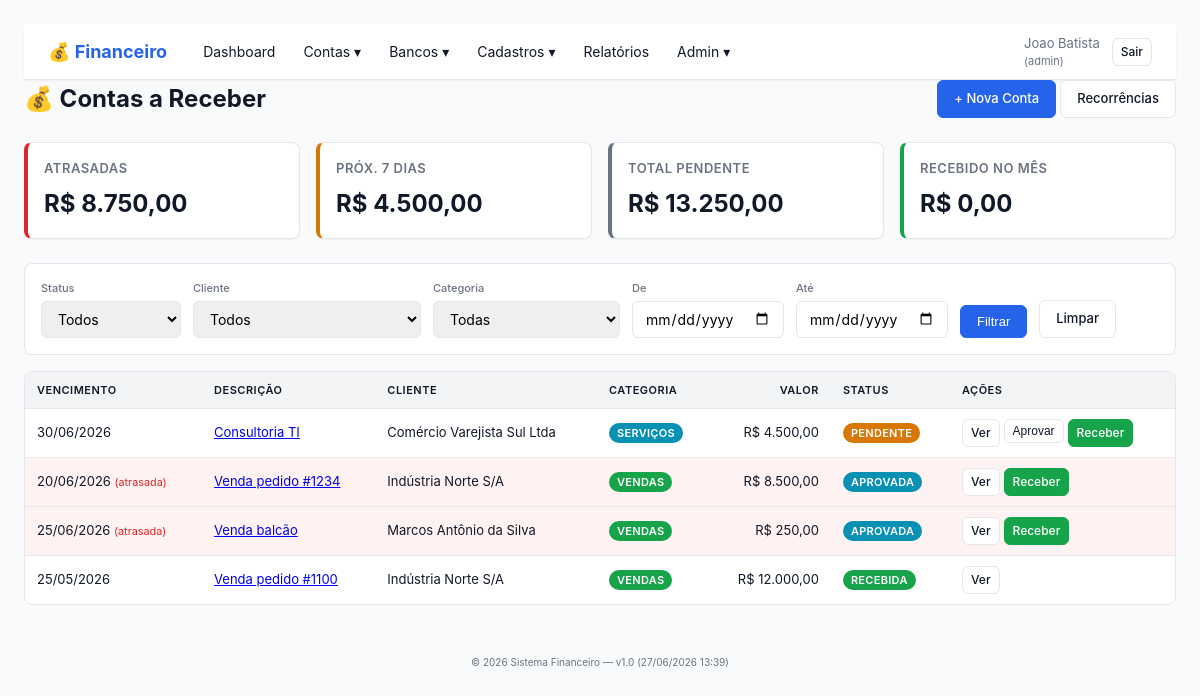
/contas_receber.php (signed in), run on the app's committed database.
### tables this page shows
CREATE TABLE contas_receber (
    id INT(11) NOT NULL AUTO_INCREMENT,
    empresa_id INT(11) NOT NULL,
    cliente_id INT(11) NOT NULL,
    categoria_id INT(11) NOT NULL,
    descricao VARCHAR(255) NOT NULL,
    numero_documento VARCHAR(100),
    valor DECIMAL(15,2) NOT NULL,
    data_emissao DATE NOT NULL,
    data_vencimento DATE NOT NULL,
    data_recebimento DATE NULL,
    valor_recebido DECIMAL(15,2) NULL,
    forma_recebimento ENUM('boleto','pix','transferencia','dinheiro','cartao','cheque','deposito','outros') DEFAULT 'boleto',
    conta_bancaria_id INT(11) NULL COMMENT 'Conta onde entrou o dinheiro (quando recebida)',
    status ENUM('pendente','aprovada','recebida','cancelada') NOT NULL DEFAULT 'pendente',
    parcelas INT(11) DEFAULT 1,
    parcela_atual INT(11) DEFAULT 1,
    conta_pai_id INT(11) NULL,
    observacoes TEXT,
    usuario_criacao_id INT(11) NOT NULL,
    usuario_aprovacao_id INT(11) NULL,
    usuario_recebimento_id INT(11) NULL,
    data_aprovacao DATETIME NULL,
    data_criacao TIMESTAMP DEFAULT CURRENT_TIMESTAMP,
    PRIMARY KEY (id),
    INDEX idx_empresa (empresa_id),
    INDEX idx_cliente (cliente_id),
    INDEX idx_categoria (categoria_id),
    INDEX idx_vencimento (data_vencimento),
    INDEX idx_status (status),
    INDEX idx_conta_pai (conta_pai_id),
    INDEX idx_conta_bancaria (conta_bancaria_id),
    FOREIGN KEY (empresa_id) REFERENCES empresas(id) ON DELETE CASCADE,
    FOREIGN KEY (cliente_id) REFERENCES clientes(id) ON DELETE RESTRICT,
    FOREIGN KEY (categoria_id) REFERENCES categorias(id) ON DELETE RESTRICT,
    FOREIGN KEY (conta_bancaria_id) REFERENCES contas_bancarias(id) ON DELETE SET NULL,
    FOREIGN KEY (conta_pai_id) REFERENCES contas_receber(id) ON DELETE CASCADE
);

CREATE TABLE clientes (
    id INT(11) NOT NULL AUTO_INCREMENT,
    empresa_id INT(11) NOT NULL,
    razao_social VARCHAR(200) NOT NULL,
    nome_fantasia VARCHAR(100),
    cpf_cnpj VARCHAR(20),
    tipo_pessoa ENUM('F','J') DEFAULT 'J' COMMENT 'F=Fisica, J=Juridica',
    endereco VARCHAR(255),
    cidade VARCHAR(100),
    uf CHAR(2),
    cep VARCHAR(10),
    telefone VARCHAR(20),
    email VARCHAR(150),
    contato VARCHAR(100),
    observacoes TEXT,
    ativo TINYINT(1) DEFAULT 1,
    data_criacao TIMESTAMP DEFAULT CURRENT_TIMESTAMP,
    PRIMARY KEY (id),
    INDEX idx_empresa (empresa_id),
    INDEX idx_razao_social (razao_social),
    INDEX idx_cpf_cnpj (cpf_cnpj),
    INDEX idx_ativo (ativo),
    FOREIGN KEY (empresa_id) REFERENCES empresas(id) ON DELETE CASCADE
);

CREATE TABLE categorias (
    id INT(11) NOT NULL AUTO_INCREMENT,
    empresa_id INT(11) NOT NULL,
    nome VARCHAR(100) NOT NULL,
    tipo ENUM('despesa','receita','ambos') DEFAULT 'despesa',
    cor VARCHAR(7) DEFAULT '#6c757d' COMMENT 'Cor em hex (#RRGGBB)',
    descricao VARCHAR(255),
    ativo TINYINT(1) DEFAULT 1,
    data_criacao TIMESTAMP DEFAULT CURRENT_TIMESTAMP,
    PRIMARY KEY (id),
    INDEX idx_empresa (empresa_id),
    INDEX idx_nome (nome),
    INDEX idx_tipo (tipo),
    FOREIGN KEY (empresa_id) REFERENCES empresas(id) ON DELETE CASCADE
);

### src/lib/Helper.php (called while the page is built, shortened)
<?php
function layout(string $titulo, string $view, array $vars = []): void
{
    extract($vars, EXTR_SKIP);
    require FINANCEIRO_SRC . '/views/layout/header.php';
    require FINANCEIRO_SRC . '/views/layout/navbar.php';
    require FINANCEIRO_SRC . '/views/' . $view;
    require FINANCEIRO_SRC . '/views/layout/footer.php';
}
function dataIsoParaBr(?string $data): ?string
{
    $partes = explode('-', $data);
    return $partes[2] . '/' . $partes[1] . '/' . $partes[0];
}

### src/controllers/ContasReceberController.php (called while the page is built, shortened)
<?php
final class ContasReceberController
{
    public function index(): void
    {
        $empresaId = Auth::user()['empresa_id'];
        $status      = $_GET['status']      ?? '';
        $clienteId   = (int)($_GET['cliente_id']   ?? 0);
        $categoriaId = (int)($_GET['categoria_id'] ?? 0);
        $dataInicio  = $_GET['data_inicio']  ?? '';
        $dataFim     = $_GET['data_fim']     ?? '';
        $sql = '
            SELECT cr.*,
                   c.razao_social AS cliente_nome,
                   cat.nome AS categoria_nome,
                   cat.cor AS categoria_cor,
                   cb.descricao AS conta_bancaria_descricao,
                   u.nome AS usuario_criacao_nome
            FROM contas_receber cr
            JOIN clientes c     ON c.id = cr.cliente_id
            JOIN categorias cat ON cat.id = cr.categoria_id
            LEFT JOIN contas_bancarias cb ON cb.id = cr.conta_bancaria_id
            JOIN usuarios u ON u.id = cr.usuario_criacao_id
            WHERE cr.empresa_id = ?
        ';
        $params = [$empresaId];
        $sql .= ' ORDER BY cr.status, cr.data_vencimento ASC';
        $db = Database::getConnection();
        $stmt = $db->prepare($sql);
        $stmt->execute($params);
        $contas = $stmt->fetchAll();
        $clientes   = $this->listarClientes($empresaId);
        $categorias = $this->listarCategorias($empresaId);
        $resumo = $this->calcularResumo($empresaId);
        layout('Contas a Receber', 'contas_receber/index.php', [
            'contas'      => $contas,
            'clientes'    => $clientes,
            'categorias'  => $categorias,
            'resumo'      => $resumo,
            'filtros'     => [
                'status'       => $status,
                'cliente_id'   => $clienteId,
                'categoria_id' => $categoriaId,
                'data_inicio'  => $dataInicio,
                'data_fim'     => $dataFim,
            ],
        ]);
    }
    private function listarClientes(int $empresaId): array
    {
        $db = Database::getConnection();
        $stmt = $db->prepare('SELECT id, razao_social, cpf_cnpj FROM clientes WHERE empresa_id = ? AND ativo = 1 ORDER BY razao_social');
        $stmt->execute([$empresaId]);
        return $stmt->fetchAll();
    }
    private function listarCategorias(int $empresaId, bool $receita = false): array
    {
        $db = Database::getConnection();
        $sql = 'SELECT id, nome, cor FROM categorias WHERE empresa_id = ? AND ativo = 1';
        $sql .= ' ORDER BY nome';
        $stmt = $db->prepare($sql);
        $stmt->execute([$empresaId]);
        return $stmt->fetchAll();
    }
    private function calcularResumo(int $empresaId): array
    {
        $db = Database::getConnection();
        $hoje = date('Y-m-d');
        $semana = date('Y-m-d', strtotime('+7 days'));
        $stmt = $db->prepare('
            SELECT
                SUM(CASE WHEN status IN ("pendente","aprovada") AND data_vencimento < ? THEN valor ELSE 0 END) AS atrasadas,
                SUM(CASE WHEN status IN ("pendente","aprovada") AND data_vencimento BETWEEN ? AND ? THEN valor ELSE 0 END) AS proximos_7_dias,
                SUM(CASE WHEN status IN ("pendente","aprovada") THEN valor ELSE 0 END) AS total_pendente,
                SUM(CASE WHEN status = "recebida" AND MONTH(data_recebimento) = MONTH(?) AND YEAR(data_recebimento) = YEAR(?) THEN valor_recebido ELSE 0 END) AS recebido_mes
            FROM contas_receber
            WHERE empresa_id = ?
        ');
        $stmt->execute([$hoje, $hoje, $semana, $hoje, $hoje, $empresaId]);
        return $stmt->fetch();
    }
}

### public/contas_receber.php (called while the page is built, shortened)
<?php
(new ContasReceberController)->index();

### src/lib/Auth.php (called while the page is built, shortened)
<?php
final class Auth
{
    public static function perfilAtual(): string
    {
        foreach ($_SESSION['empresas'] as $emp) {
            if ((int)$emp['empresa_id'] === (int)$_SESSION['empresa_id']) {
                return $emp['perfil_na_empresa'];
            }
        }
        return '';
    }
    public static function isLogged(): bool
    {
        return isset($_SESSION['usuario_id']) && isset($_SESSION['empresa_id']);
    }
}

### src/lib/Permissao.php (called while the page is built, shortened)
<?php
final class Permissao
{
    public static function tem(string $capability): bool
    {
        $perfil = Auth::perfilAtual();
        return in_array($capability, self::CAPS[$perfil] ?? [], true);
    }
}

### src/views/contas_receber/index.php (the view, shortened to what this page needs)
<div class="page-header">
    <h1>💰 Contas a Receber</h1>
    <div>
        <a href="conta_receber_form.php" class="btn btn-primary">+ Nova Conta</a>
        <a href="recorrencia_receber.php" class="btn">Recorrências</a>
    </div>
</div>
<div class="cards-grid">
    <div class="card card-danger">
        <div class="card-title">Atrasadas</div>
        <div class="card-value">R$ <?= number_format((float)($resumo['atrasadas'] ?? 0), 2, ',', '.') ?></div>
    </div>
    <div class="card card-warning">
        <div class="card-title">Próx. 7 dias</div>
        <div class="card-value">R$ <?= number_format((float)($resumo['proximos_7_dias'] ?? 0), 2, ',', '.') ?></div>
    </div>
    <div class="card card-secondary">
        <div class="card-title">Total Pendente</div>
        <div class="card-value">R$ <?= number_format((float)($resumo['total_pendente'] ?? 0), 2, ',', '.') ?></div>
    </div>
    <div class="card card-success">
        <div class="card-title">Recebido no Mês</div>
        <div class="card-value">R$ <?= number_format((float)($resumo['recebido_mes'] ?? 0), 2, ',', '.') ?></div>
    </div>
</div>
<form method="get" class="filters-bar">
    <div class="form-group">
        <label>Status</label>
        <select name="status">
            <option value="">Todos</option>
        </select>
    </div>
    <div class="form-group">
        <label>Cliente</label>
        <select name="cliente_id">
            <option value="0">Todos</option>
        </select>
    </div>
    <div class="form-group">
        <label>Categoria</label>
        <select name="categoria_id">
            <option value="0">Todas</option>
        </select>
    </div>
    <div class="form-group">
        <label>De</label>
        <input type="date" name="data_inicio" value="<?= htmlspecialchars($filtros['data_inicio']) ?>">
    </div>
    <div class="form-group">
        <label>Até</label>
        <input type="date" name="data_fim" value="<?= htmlspecialchars($filtros['data_fim']) ?>">
    </div>
    <button type="submit" class="btn btn-primary">Filtrar</button>
    <a href="contas_receber.php" class="btn">Limpar</a>
</form>
<table class="table">
    <thead>
        <tr>
            <th>Vencimento</th>
            <th>Descrição</th>
            <th>Cliente</th>
            <th>Categoria</th>
            <th class="text-right">Valor</th>
            <th>Status</th>
            <th>Ações</th>
        </tr>
    </thead>
    <tbody>
        <?php if (empty($contas)): ?>
            <tr><td colspan="7" class="muted center">Nenhuma conta encontrada.</td></tr>
        <?php else:
            $hoje = date('Y-m-d');
            foreach ($contas as $c):
                $atrasada = in_array($c['status'], ['pendente', 'aprovada'], true) && $c['data_vencimento'] < $hoje;
                $statusBadge = ['pendente'=>'warning','aprovada'=>'info','recebida'=>'success','cancelada'=>'secondary'];
        ?>
            <tr class="<?= $atrasada ? 'row-danger' : '' ?>">
                <td>
                    <?= dataIsoParaBr($c['data_vencimento']) ?>
                    <?php if ($atrasada): ?>
                        <small class="text-danger">(atrasada)</small>
                    <?php endif; ?>
                </td>
                <td>
                    <a href="conta_receber_detalhe.php?id=<?= (int)$c['id'] ?>"><?= htmlspecialchars($c['descricao']) ?></a>
                </td>
                <td><?= htmlspecialchars($c['cliente_nome']) ?></td>
                <td>
                    <span class="badge" style="background: <?= htmlspecialchars($c['categoria_cor']) ?>; color: #fff;">
                        <?= htmlspecialchars($c['categoria_nome']) ?>
                    </span>
                </td>
                <td class="text-right">R$ <?= number_format((float)$c['valor'], 2, ',', '.') ?></td>
                <td>
                    <span class="badge badge-<?= $statusBadge[$c['status']] ?? 'secondary' ?>">
                        <?= htmlspecialchars($c['status']) ?>
                    </span>
                </td>
                <td class="actions">
                    <a href="conta_receber_detalhe.php?id=<?= (int)$c['id'] ?>" class="btn btn-sm">Ver</a>
                    <?php if ($c['status'] === 'pendente' && Permissao::tem('aprovar')): ?>
                        <form method="post" action="conta_receber_acao.php" style="display:inline">
                            <button type="submit" class="btn btn-sm">Aprovar</button>
                        </form>
                    <?php endif; ?>
                    <?php if (in_array($c['status'], ['pendente', 'aprovada'], true) && Permissao::tem('receber')): ?>
                        <a href="conta_receber_form.php?id=<?= (int)$c['id'] ?>#receber" class="btn btn-sm btn-success">Receber</a>
                    <?php endif; ?>
                </td>
            </tr>
        <?php endforeach; endif; ?>
    </tbody>
</table>

### data on the page
contas_receber: data_vencimento "30/06/2026", descricao "Consultoria TI", cliente.razao_social "Comércio Varejista Sul Ltda", categoria.nome "SERVIÇOS", valor "4.500,00", status "PENDENTE"
contas_receber: data_vencimento "20/06/2026", shows "(atrasada)", descricao "Venda pedido #1234", cliente.razao_social "Indústria Norte S/A", categoria.nome "VENDAS", valor "8.500,00", status "APROVADA"
contas_receber: data_vencimento "25/06/2026", shows "(atrasada)", descricao "Venda balcão", cliente.razao_social "Marcos Antônio da Silva", categoria.nome "VENDAS", valor "250,00", status "APROVADA"
contas_receber: data_vencimento "25/05/2026", descricao "Venda pedido #1100", cliente.razao_social "Indústria Norte S/A", categoria.nome "VENDAS", valor "12.000,00", status "RECEBIDA"

### other printed values
$usuario['nome'] "Joao Batista"
$perfil "admin"
$resumo['atrasadas'] "8.750,00"
$resumo['proximos_7_dias'] "4.500,00"
$resumo['total_pendente'] "13.250,00"
$resumo['recebido_mes'] "0,00"
